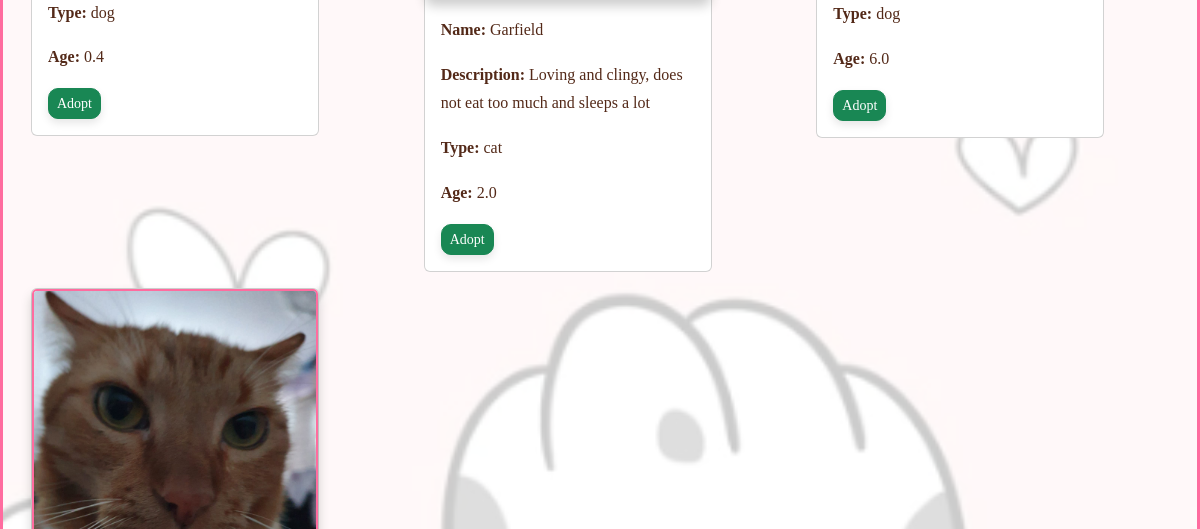
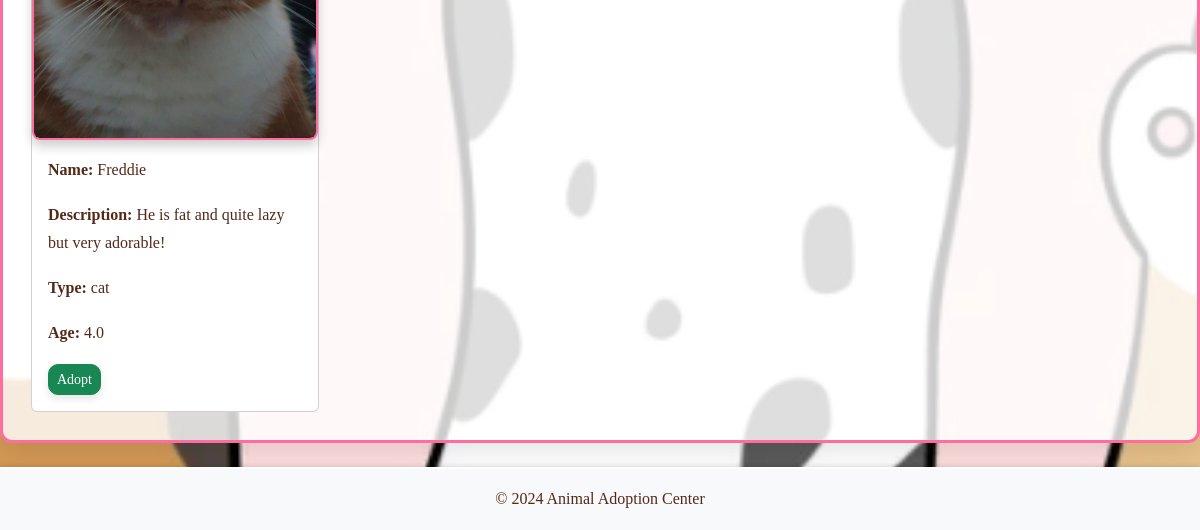
Before: /search (lower part) with the older database file (2 pictures, top to bottom).
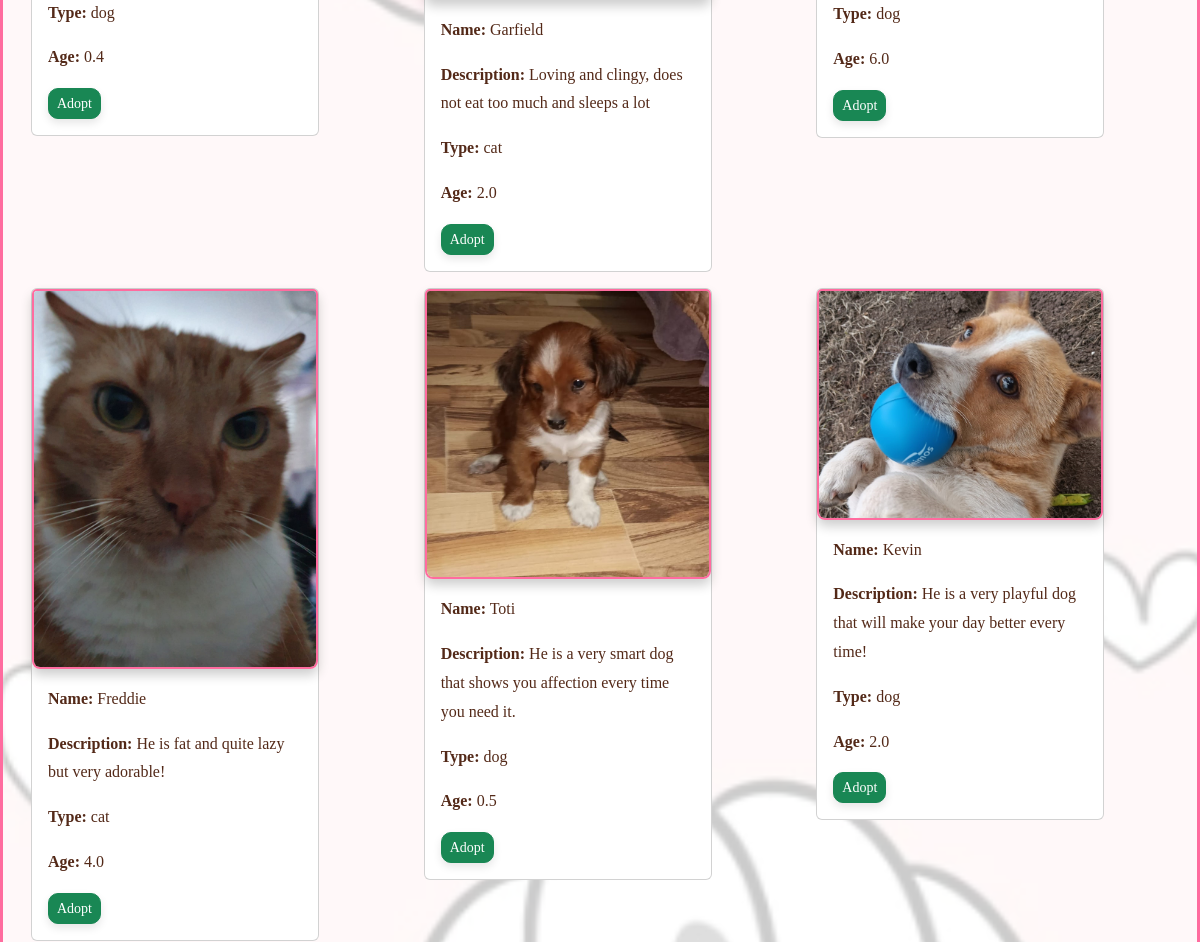
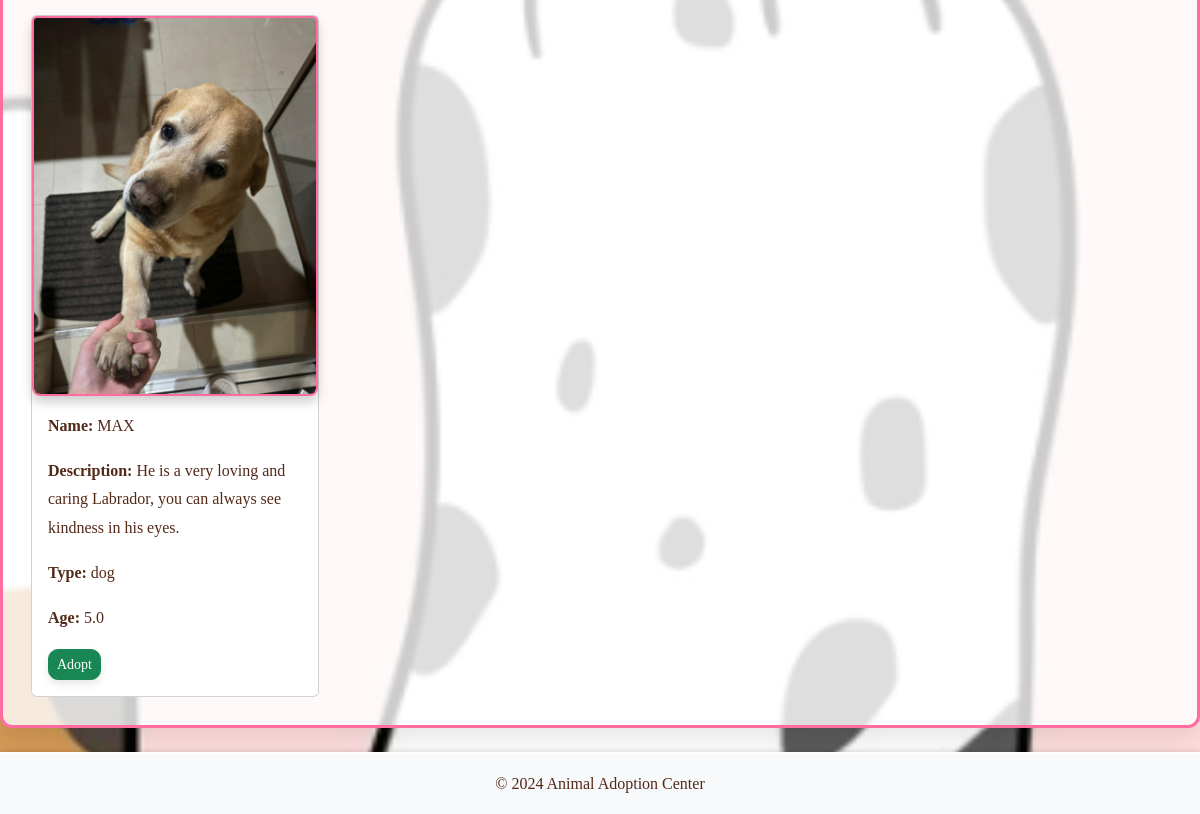
After: the same page with the newer database file (2 pictures, top to bottom).
### app/models.py (models this page shows, shortened)
class Animal(db.Model):
    id = db.Column(db.Integer, primary_key=True)
    name = db.Column(db.String(100), nullable=False)
    age = db.Column(db.String(20), nullable=False)  # Age stored as string (e.g., "2 years")
    animal_type = db.Column(db.String(50), nullable=False)  # e.g., "dog", "cat"
    description = db.Column(db.Text, nullable=True)
    image = db.Column(db.String(255), nullable=False)  # Path to the image file

### app/backend/routes.py (the view)
@main.route('/search')
def search_animals():
    query = request.args.get('q', '').lower()
    results = Animal.query.filter(Animal.animal_type.ilike(f'%{query}%')).all()
    return render_template('animal_search_result.html', animals=results, query=query)

### app/frontend/templates/animal_search_result.html (shortened to what this page needs)
{% extends "home.html" %}
{% block content %}
<div class="row">
    {% if animals %}
        {% for animal in animals %}
        <div class="col-12 col-md-6 col-lg-4">
            <div class="card m-2" style="width: 18rem;">
                <img src="{{ url_for('static', filename=animal.image) }}" class="card-img-top" alt="{{ animal.name }}">
                <div class="card-body">
                    <p class="card-text"><strong>Name:</strong> {{ animal.name }}</p>
                    <p class="card-text"><strong>Description:</strong> {{ animal.description }}</p>
                    <p class="card-text"><strong>Type:</strong> {{ animal.animal_type }}</p>
                    <p class="card-text"><strong>Age:</strong> {{ animal.age }}</p>
                    <div class="d-flex justify-content-between mt-2">
                        {% if not current_user.is_admin %}
                        <a href="{{ url_for('main.adopt_animal', animal_id=animal.id) }}" class="btn btn-success btn-sm">Adopt</a>
                        {% endif %}
                    </div>
                </div>
            </div>
        </div>
        {% endfor %}
    {% else %}
        <p class="text-center">No results found for your query.</p>
    {% endif %}
</div>
{% endblock %}

### app/frontend/templates/home.html (shortened to what this page needs)
<!DOCTYPE html>
<html lang="en">
<head>
    <link rel="stylesheet" href="https://cdn.jsdelivr.net/npm/bootstrap@5.3.0/dist/css/bootstrap.min.css">
    <link rel="stylesheet" href="{{ url_for('static', filename='css/style.css') }}">
</head>
<body>
    <<div class="container mt-4">
        {% block content %}{% endblock %}
    </div>
    <footer class="text-center py-3 mt-4 bg-light">
        <p>&copy; 2024 Animal Adoption Center</p>
    </footer>
</body>
</html>

### app/frontend/static/css/style.css (style rules this page uses)
body { font-family: 'Georgia', serif; background-color: #FDDCDDFF; margin: 0; padding: 0; background-image: url('/static/images/background.png'); background-size: cover; background-repeat: no-repeat; background-attachment: fixed; background-position: center; }
img { border-radius: 8px; box-shadow: 0 6px 12px rgba(0, 0, 0, 0.2); border: 2px solid #ff6c9f; }
.container { background-color: rgba(255, 255, 255, 0.8); border: 3px solid #ff6c9f; border-radius: 12px; padding: 40px; box-shadow: 0 10px 30px rgba(0, 0, 0, 0.1); max-width: 1200px; margin: 20px auto; }
footer { background-color: #40061E; color: #ffffff; padding: 20px; text-align: center; box-shadow: 0 -2px 4px rgba(0, 0, 0, 0.1); }
footer p { margin: 0; }
p { line-height: 1.8; color: #532918; }
.btn { transition: background-color 0.3s ease, transform 0.3s ease; }
.card-img-top { transition: transform 0.3s ease; }
.btn { border-radius: 10px; box-shadow: 0px 4px 8px rgba(0, 0, 0, 0.1); }
body { background-color: #cdc5c5; color: #333; }
footer { background-color: #084e0b; color: white; border-top: 2px solid #fff; }
footer { padding: 20px 0; text-align: center; background-color: #4b614c; color: white; border-top: 2px solid #fff; }
.card { transition: transform 0.3s ease; }
.container { padding: 20px; }
img { max-width: 100%; height: auto; display: block; margin: 0 auto; }

Changed rows visible on the page:
added Animal: image (picture), name "Toti", description "He is a very smart dog that shows you affection every time you need it.", animal_type "dog", age "0.5"
added Animal: image (picture), name "Kevin", description "He is a very playful dog that will make your day better every time!", animal_type "dog", age "2.0"
added Animal: image (picture), name "MAX", description "He is a very loving and caring Labrador, you can always see kindness in his eyes.", animal_type "dog", age "5.0"
